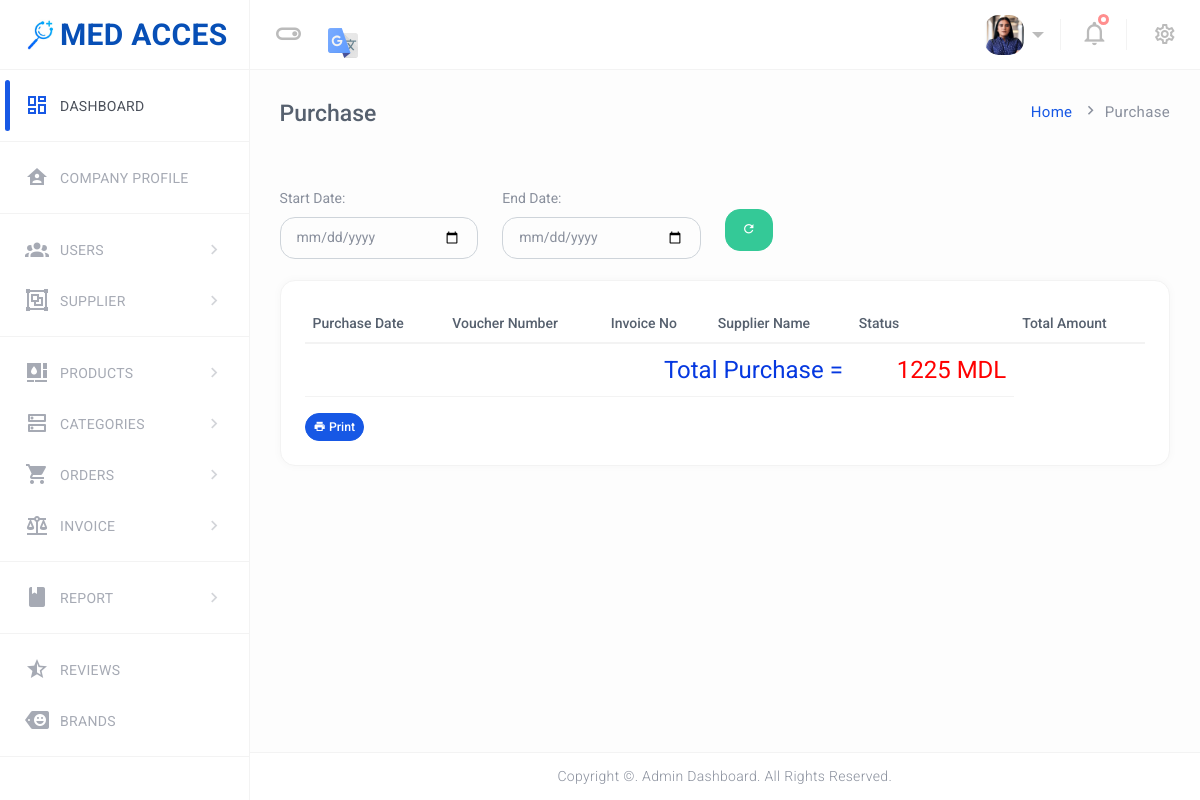
The page /med/admin/purchase_report.php (signed in) on the database as committed earlier.
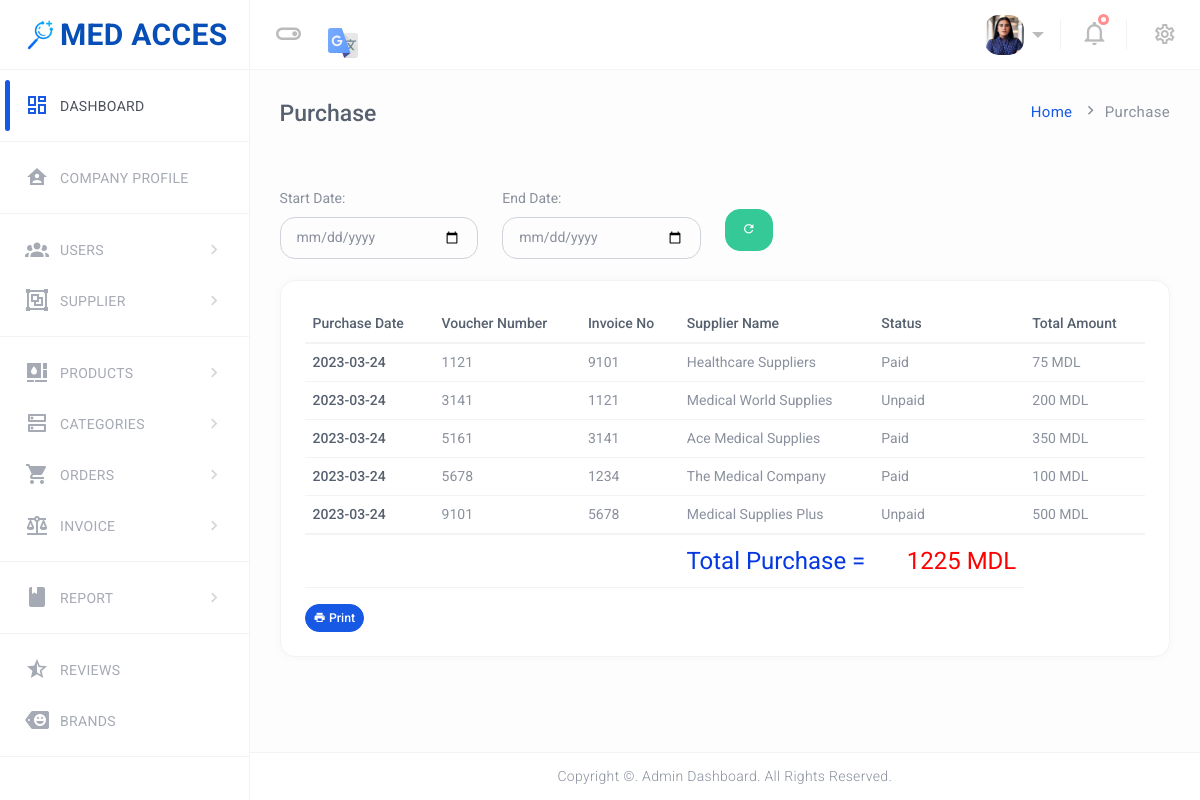
The same page on the database as committed later.
### tables this page shows
CREATE TABLE `purchases` (
`supplierName` varchar(100) NOT NULL,
`invoiceNumber` int(11) NOT NULL,
`voucherNumber` int(11) NOT NULL,
`purchaseDate` varchar(10) NOT NULL,
 `totalAmount` double NOT NULL,
`paymentStatus` varchar(20) NOT NULL
);

### med/admin/purchase_report.php (the view, shortened to what this page needs)
<?php
include('includes/dbconnection.php');
?>
<!DOCTYPE html>
<html lang="en" dir="ltr">
<head>
    <link rel="stylesheet" href="assets/mdi/css/materialdesignicons.min.css">
    <link href="assets/plugins/simplebar/simplebar.css" rel="stylesheet" />
    <link id="Shop-css" href="assets/css/style.css" rel="stylesheet" />
</head>
<body class="ec-header-fixed ec-sidebar-fixed ec-sidebar-dark ec-header-light" id="body">
<div class="wrapper">
    <?php @include("includes/sidebar.php");?>
    <div class="ec-page-wrapper">
        <?php @include("includes/header.php");?>
        <div class="ec-content-wrapper">
            <div class="content">
                <div class="breadcrumb-wrapper breadcrumb-wrapper-2">
                    <h1>Purchase</h1>
                    <p class="breadcrumbs"><span><a href="dashboard.php">Home</a></span>
                        <span><i class="mdi mdi-chevron-right"></i></span>Purchase
                    </p>
                </div>
                <div class="row">
                    <div class="row col-md-12 mt-4">
                        <div class="col-md-3">
                            <label class="font-weight-bold" for="">Start Date: </label>
                            <input type="date" class="form-control" id="start_date" onchange="#">
                        </div>
                        <div class="col-md-3">
                            <label class="font-weight-bold" for="">End Date: </label>
                            <input type="date" class="form-control" id="end_date" onchange="#">
                        </div>
                        <div class="col-md-3">
                            <br>
                            <button class="btn btn-success" onclick="location.reload();"><i class="mdi mdi-refresh"></i></button>
                        </div>
                    </div>
                </div>
                <br>
                <div class="row">
                    <div class="col-12">
                        <div class="card card-default">
                            <div class="card-body">
                                <div class="table-responsive">
                                    <table id="responsive-data-table" class="table" style="width:100%">
                                        <thead>
                                        <tr>
                                            <th>Purchase Date</th>
                                            <th>Voucher Number</th>
                                            <th>Invoice No</th>
                                            <th>Supplier Name</th>
                                            <th>Status</th>
                                            <th>Total Amount</th>
                                        </tr>
                                        </thead>
                                        <tbody>
                                        <?php
                                        $sql="SELECT * from purchases";
                                        $query = $dbh -> prepare($sql);
                                        $query->execute();
                                        $results=$query->fetchAll(PDO::FETCH_OBJ);
                                        if($query->rowCount() > 0)
                                        {
                                            foreach($results as $row)
                                            {
                                                ?>
                                                <tr>
                                                    <td>2023-03-24</td>
                                                    <td><?php  echo htmlentities($row->voucherNumber);?></td>
                                                    <td><?php  echo htmlentities($row->invoiceNumber);?></td>
                                                    <td><?php  echo htmlentities($row->supplierName);?></td>
                                                    <td><?php  echo htmlentities($row->paymentStatus);?></td>
                                                    <td><?php  echo htmlentities($row->totalAmount);?> MDL</td>
                                                 </tr>
                                                <?php
                                            }
                                        } ?>
                                        </tbody>
                                        <tfoot class="font-weight-bold">
                                        <tr style="text-align: right; font-size: 24px;">
                                            <td colspan="4" style="color: #0538e0;">&nbsp;Total Purchase = </td>
                                            <td style="color: red;"><?php  ?>1225 MDL</td>
                                        </tr>
                                    </table>
                                    <button class="btn btn-sm btn-primary">
                                        <i class="mdi mdi-printer"></i> Print
                                    </button>
                                </div>
                            </div>
                        </div>
                    </div>
                </div>
            </div>
    <?php @include("includes/footer.php");?>
</div>
</div>
</body>
</html>

### med/admin/includes/sidebar.php (shortened to what this page needs)
<div class="ec-left-sidebar ec-bg-sidebar">
    <div id="sidebar" class="sidebar ec-sidebar-footer">
        <div class="ec-brand">
            <a href="dashboard.php" title="med">
                <img src="../assets/img/logo/favicon.png" alt="" />
                <span class="ec-brand-name text-truncate">MED ACCES</span>
            </a>
        </div>
        <div class="ec-navigation" data-simplebar>
            <ul class="nav sidebar-inner" id="sidebar-menu">
                <li class="active">
                    <a class="sidenav-item-link" href="dashboard.php">
                        <i class="mdi mdi-view-dashboard-outline"></i>
                        <span class="nav-text">Dashboard</span>
                    </a>
                    <hr>
                </li>
                <li>
                    <a class="sidenav-item-link" href="company-details.php">
                        <i class="mdi mdi-home-account"></i>
                        <span class="nav-text">Company profile</span>
                    </a>
                    <hr>
                </li>
                <li class="has-sub">
                    <a class="sidenav-item-link" href="javascript:void(0)">
                        <i class="mdi mdi-account-group"></i>
                        <span class="nav-text">Users</span> <b class="caret"></b>
                    </a>
                </li>
                <li class="has-sub">
                    <a class="sidenav-item-link" href="javascript:void(0)">
                        <i class="mdi mdi-group"></i>
                        <span class="nav-text">Supplier</span> <b class="caret"></b>
                    </a>
                    <hr>
                </li>
                <li class="has-sub">
                    <a class="sidenav-item-link" href="javascript:void(0)">
                        <i class="mdi mdi-palette-advanced"></i>
                        <span class="nav-text">Products</span> <b class="caret"></b>
                    </a>
                </li>
                <li class="has-sub">
                    <a class="sidenav-item-link" href="javascript:void(0)">
                        <i class="mdi mdi-dns-outline"></i>
                        <span class="nav-text">Categories</span> <b class="caret"></b>
                    </a>
                </li>
                <li class="has-sub">
                    <a class="sidenav-item-link" href="javascript:void(0)">
                        <i class="mdi mdi-cart"></i>
                        <span class="nav-text">Orders</span> <b class="caret"></b>
                    </a>
                </li>
                <li class="has-sub">
                    <a class="sidenav-item-link" href="javascript:void(0)">
                        <i class=" mdi mdi-scale-balance"></i>
                        <span class="nav-text">Invoice</span> <b class="caret"></b>
                    </a>
                    <hr>
                </li>
                <li class="has-sub">
                    <a class="sidenav-item-link" href="javascript:void(0)">
                        <i class=" mdi mdi-book"></i>
                        <span class="nav-text">Report</span> <b class="caret"></b>
                    </a>
                    <hr>
                </li>
                <li>
                    <a class="sidenav-item-link" href="review-list.php">
                        <i class="mdi mdi-star-half"></i>
                        <span class="nav-text">Reviews</span>
                    </a>
                </li>
                <li>
                    <a class="sidenav-item-link" href="brand-list.php">
                        <i class="mdi mdi-tag-faces"></i>
                        <span class="nav-text">Brands</span>
                    </a>
                    <hr>
                </li>
            </ul>
        </div>
    </div>
</div>

### med/admin/includes/header.php (shortened to what this page needs)
<header class="ec-main-header" id="header">
  <nav class="navbar navbar-static-top navbar-expand-lg">
    <button id="sidebar-toggler" class="sidebar-toggle"></button>
      <img src="assets/img/icons/translate.svg" alt="user" style="height: 30px; width: auto; margin-top: 16px; margin-right: 10px;">
    <div class="navbar-right">
      <ul class="nav navbar-nav">
        <li class="dropdown user-menu">
          <?php
          $aid=$_SESSION['odmsaid'];
          $sql="SELECT * from  tbladmin where id=:aid";
          $query = $dbh -> prepare($sql);
          $query->bindParam(':aid',$aid,PDO::PARAM_STR);
          $query->execute();
          $results=$query->fetchAll(PDO::FETCH_OBJ);
          if($query->rowCount() > 0)
          {
            foreach($results as $row)
            {
              ?>
              <button class="dropdown-toggle nav-link ec-drop" data-bs-toggle="dropdown" aria-expanded="false">
                <?php
                if($row->photo=="avatar15.jpg")
                {
                  ?>
                  <img src="../assets/img/user/user.jpg" class="user-image" alt="User Image" />
                  <?php
                } else {
                  ?>
                  <img class="user-image" alt="User Image" src="profileimages/<?php  echo $row->photo;?>" alt="">
                  <?php
                } ?>
              </button>
              <?php
            }
          } ?>
        </li>
        <li class="dropdown notifications-menu custom-dropdown">
          <button class="dropdown-toggle notify-toggler custom-dropdown-toggler">
            <i class="mdi mdi-bell-outline"></i>
          </button>
          <div class="card card-default dropdown-notify dropdown-menu-right mb-0">
            <div class="card-body px-0 py-0">
            <div class="tab-content" id="myTabContent3">
          <li class="right-sidebar-in right-sidebar-2-menu">
              <i class="mdi mdi-settings-outline mdi-spin"></i>
          </li>
  </nav>
</header>

### med/admin/includes/footer.php (shortened to what this page needs)
<footer class="footer mt-auto">
	<div class="copyright bg-white">
		<p>Copyright &copy;. Admin Dashboard. All Rights Reserved.</p>
	</div>
</footer>

Rows that differ between the two databases and show on the page:
added purchases: voucherNumber "1121", invoiceNumber "9101", supplierName "Healthcare Suppliers", paymentStatus "Paid", totalAmount "75"
added purchases: voucherNumber "3141", invoiceNumber "1121", supplierName "Medical World Supplies", paymentStatus "Unpaid", totalAmount "200"
added purchases: voucherNumber "5161", invoiceNumber "3141", supplierName "Ace Medical Supplies", paymentStatus "Paid", totalAmount "350"
added purchases: voucherNumber "5678", invoiceNumber "1234", supplierName "The Medical Company", paymentStatus "Paid", totalAmount "100"
added purchases: voucherNumber "9101", invoiceNumber "5678", supplierName "Medical Supplies Plus", paymentStatus "Unpaid", totalAmount "500"
